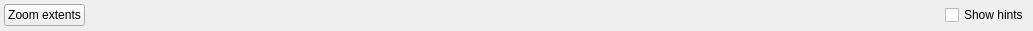
<?xml version="1.0" encoding="UTF-8"?>
<ui version="4.0">
 <class>StatusbarWidget</class>
 <widget class="QWidget" name="StatusbarWidget">
  <property name="enabled">
   <bool>true</bool>
  </property>
  <property name="geometry">
   <rect>
    <x>0</x>
    <y>0</y>
    <width>1033</width>
    <height>31</height>
   </rect>
  </property>
  <property name="sizePolicy">
   <sizepolicy hsizetype="Minimum" vsizetype="Minimum">
    <horstretch>0</horstretch>
    <verstretch>0</verstretch>
   </sizepolicy>
  </property>
  <property name="maximumSize">
   <size>
    <width>16777215</width>
    <height>16777215</height>
   </size>
  </property>
  <property name="windowTitle">
   <string>Form</string>
  </property>
  <layout class="QHBoxLayout" name="horizontalLayout">
   <property name="spacing">
    <number>6</number>
   </property>
   <property name="sizeConstraint">
    <enum>QLayout::SetDefaultConstraint</enum>
   </property>
   <property name="leftMargin">
    <number>4</number>
   </property>
   <property name="topMargin">
    <number>4</number>
   </property>
   <property name="rightMargin">
    <number>4</number>
   </property>
   <property name="bottomMargin">
    <number>4</number>
   </property>
   <item>
    <widget class="QPushButton" name="zoomExtentsPushButton">
     <property name="sizePolicy">
      <sizepolicy hsizetype="Minimum" vsizetype="Fixed">
       <horstretch>0</horstretch>
       <verstretch>0</verstretch>
      </sizepolicy>
     </property>
     <property name="minimumSize">
      <size>
       <width>0</width>
       <height>0</height>
      </size>
     </property>
     <property name="toolTip">
      <string>&lt;html&gt;&lt;head/&gt;&lt;body&gt;&lt;p&gt;&lt;span style=&quot; font-weight:600;&quot;&gt;Zoom extents&lt;/span&gt;&lt;br/&gt;Click to reset the view&lt;/p&gt;&lt;/body&gt;&lt;/html&gt;</string>
     </property>
     <property name="text">
      <string>Zoom extents</string>
     </property>
     <property name="default">
      <bool>false</bool>
     </property>
     <property name="flat">
      <bool>false</bool>
     </property>
    </widget>
   </item>
   <item>
    <spacer name="horizontalSpacer">
     <property name="orientation">
      <enum>Qt::Horizontal</enum>
     </property>
     <property name="sizeHint" stdset="0">
      <size>
       <width>40</width>
       <height>20</height>
      </size>
     </property>
    </spacer>
   </item>
   <item>
    <widget class="QCheckBox" name="showHintsCheckBox">
     <property name="toolTip">
      <string>&lt;html&gt;&lt;head/&gt;&lt;body&gt;&lt;p&gt;&lt;span style=&quot; font-weight:600;&quot;&gt;Show hints&lt;/span&gt;&lt;br/&gt;Show user interaction hints&lt;/p&gt;&lt;/body&gt;&lt;/html&gt;</string>
     </property>
     <property name="text">
      <string>Show hints</string>
     </property>
    </widget>
   </item>
  </layout>
 </widget>
 <resources/>
 <connections/>
</ui>
